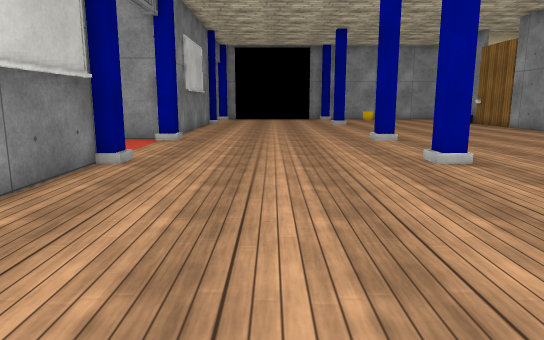
[1] (above)

21 first-person views from a walk through a 3-D level made in the Unity game engine. The camera is 1.2 m above the floor, tilts 10° down and sees 70° across. The floor is counted in squares, 1 m on a side. Each view is taken from the middle of a square. On the plan, view 1 faces up. The plan holds only what a view shows up to about 15 squares ahead; the rest is blank. The place goes on beyond the plan. The player is left out. Door leaves are left out, so doorways stand open. Some surface patterns are stand-ins.

[2]
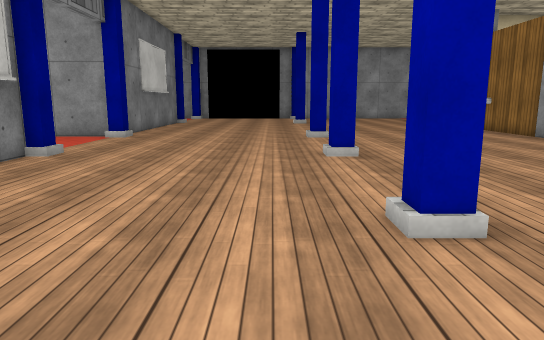

[3]
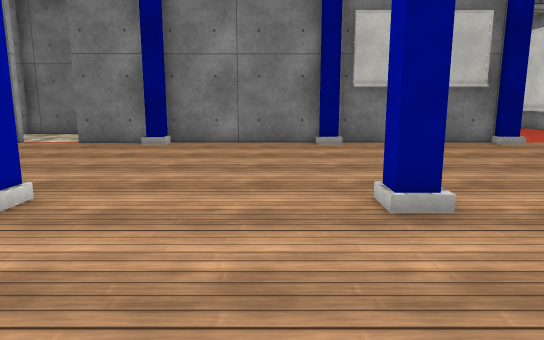

[4]
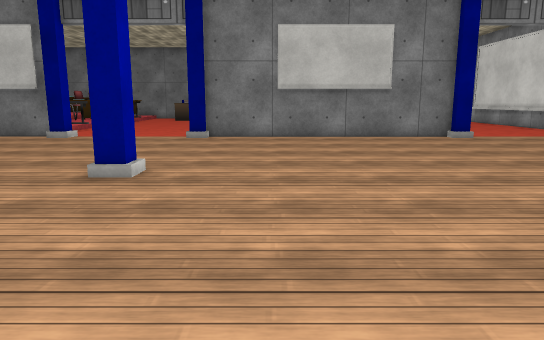

[5]
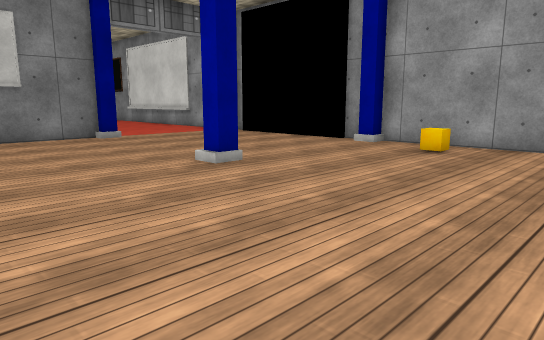

[6]
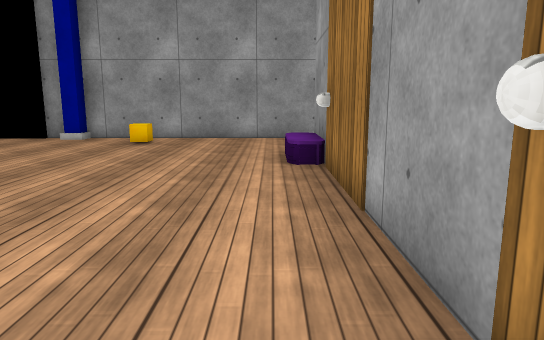

[7]
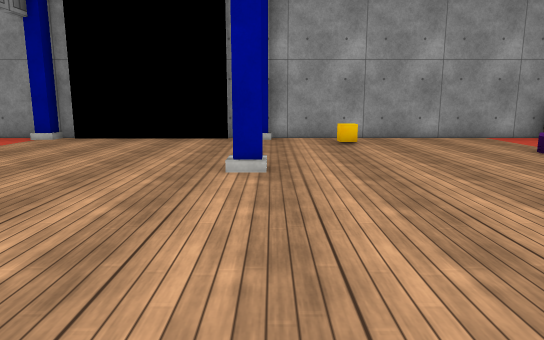

[8]
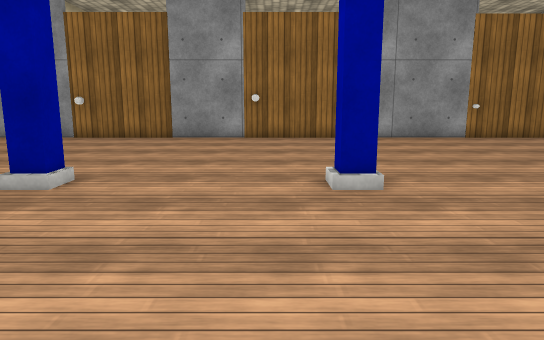

[9]
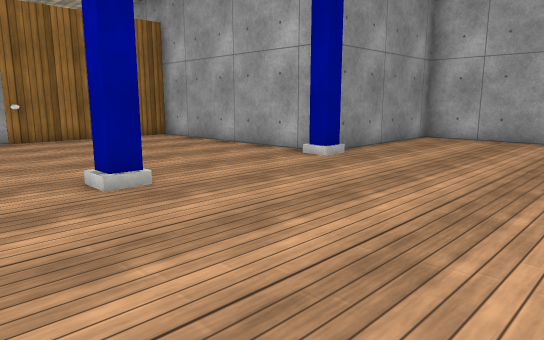

[10]
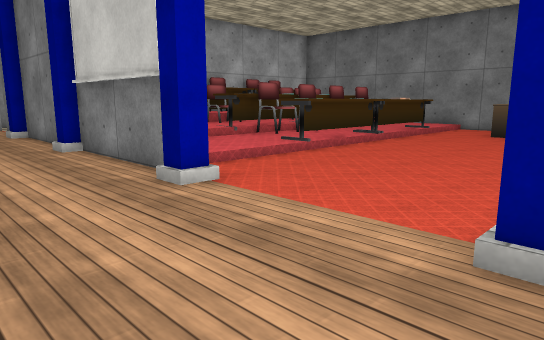

[11]
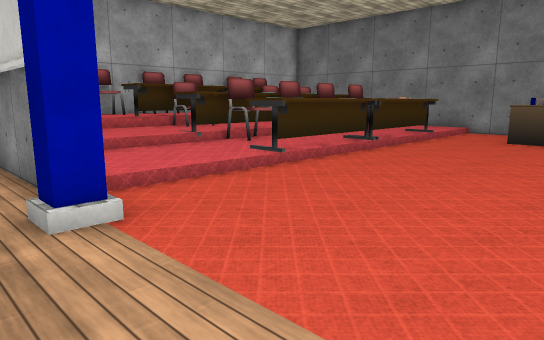

[12]
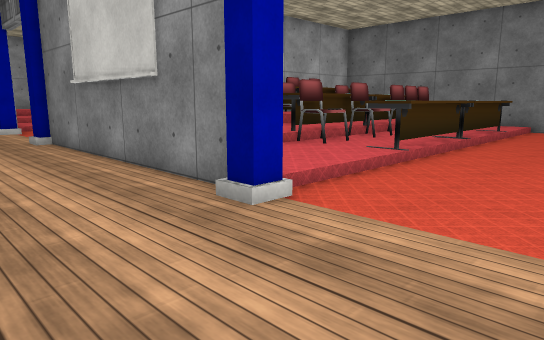

[13]
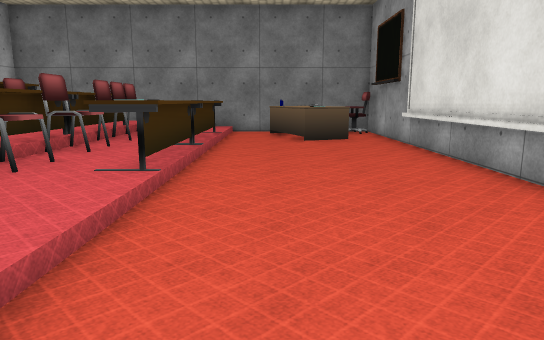

[14]
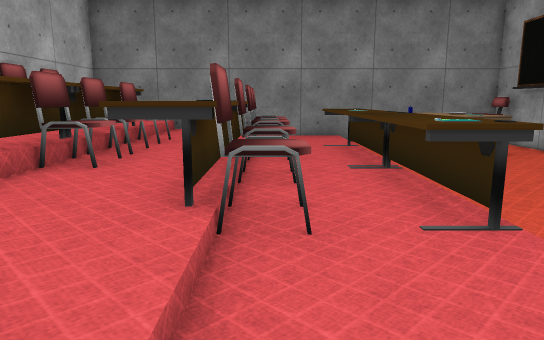

[15]
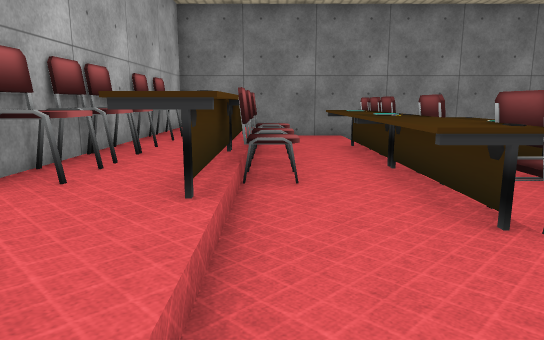

[16]
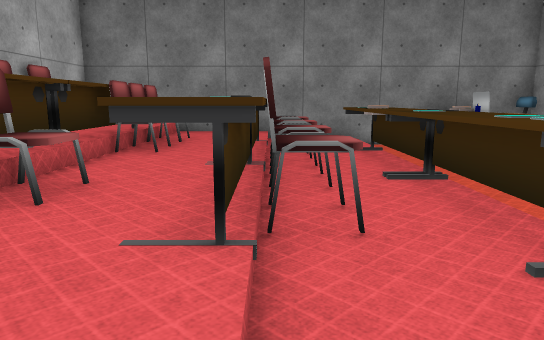

[17]
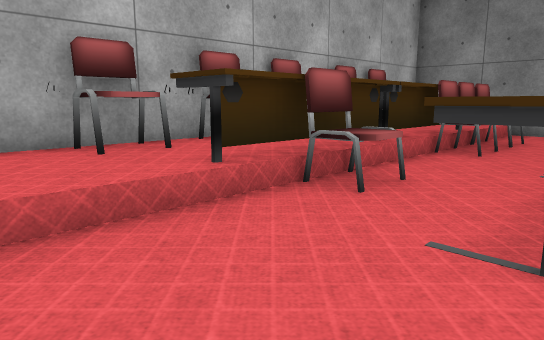

[18]
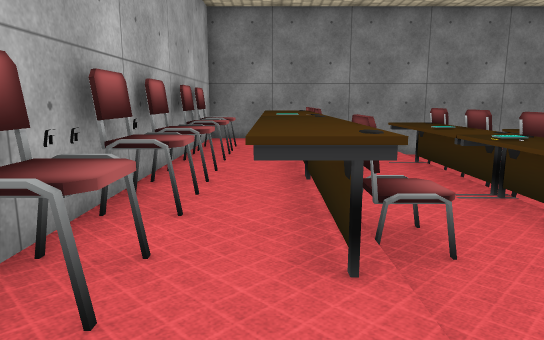

[19]
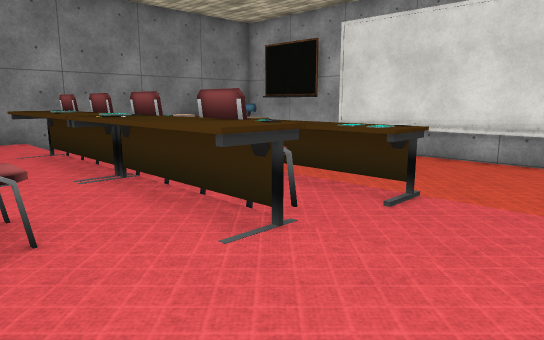

[20]
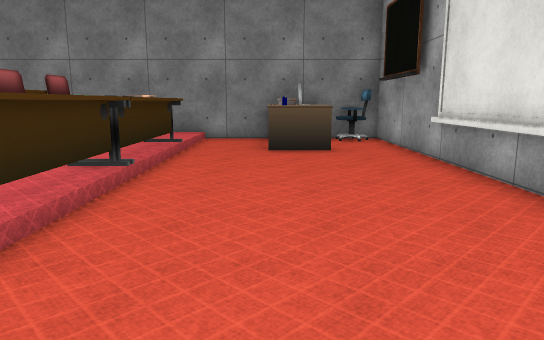

[21]
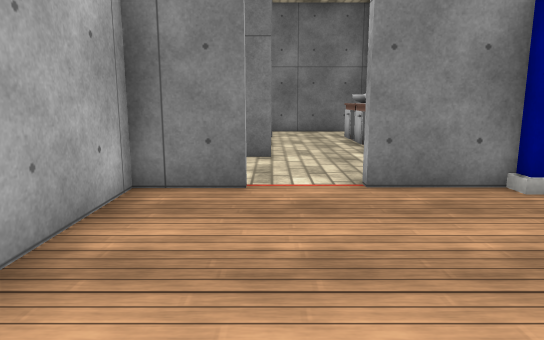

### Floor plan
Key: @ floor where view 1 was taken; # wall or solid block; . main floor; : floor 0.25 m higher than the main floor; + floor 0.5 m higher than the main floor; * floor 0.75 m higher than the main floor; / step, stairs or slope; D open door; C cube; E desk; H chair; M computer; S sink; O other object.
Columns run from 18 left of view 1 to 13 right of it. Each row starts with its distance up from view 1.
 27 ################    #########D##
 26 #O............DD.............D.
 25 # OEE.........DD........C....D
 24 #EOEE.........DD.............D
 23 #EE...........D..............#
 22 #.............D#.............#
 21 #::EEEEEEEE::::#.............#
 20 #::::::::::::: #.............#
 19 #  HHHHHH:H:: :#.............#
 18 #++EEEEEHEH++  #.............#
 17 #++++++++++++  #.............#
 16 #+++HHHHH++++++#.............#
 15 #**EEEEEEEE*** #.............#
 14 #  HHH##HH***  #.............#
 13 ###HHH##HH######.............#
 12 #O...#######..DD......#......#
 11 #O............DD.............#
 10 #EMM..........DD.............#
  9 #EOE..........DD.............#
  8 #.............DD.............#
  7 #///EEEEEEE///#O.............#
  6 #::EEOEEEEE:::#O.............#
  5 #::/HHHHHH::::#O.............#
  4 #//HHHHHHHH///#O.............#
  3 #++EEEEEEEE+++##.............#
  2 #++HHH+++H++++#.......#......#
  1 #//HHHEEHHE///#..............#
  0 #** EEEEEEE***#...@........  #
 -1 #**HHH#HHHHH* #..............#
 -2 ############# ##......#......#
 -3        SSSS    #......########
 -4       .SSS  .. #......#
 -5       ........##......#
 -6       DDDDDD#.##......#
 -7             #. #......#
 -8             #  ########

Positions as (right, up) in squares from view 1, and headings:
1: (0, 0), facing up
2: (2, -1), facing up
3: (8, 1), facing left
4: (10, 15), facing left
5: (10, 16), facing up-left
6: (10, 14), facing up
7: (4, 14), facing up
8: (-2, 9), facing right
9: (-2, 5), facing down-right
10: (0, 13), facing down-left
11: (-2, 12), facing down-left
12: (0, 25), facing down-left
13: (-2, 23), facing left
14: (-4, 19), facing left
15: (-4, 16), facing left
16: (-5, 4), facing left
17: (-5, 4), facing down-left
18: (-5, 0), facing left
19: (-5, 1), facing up-left
20: (-5, 9), facing left
21: (2, -6), facing left
